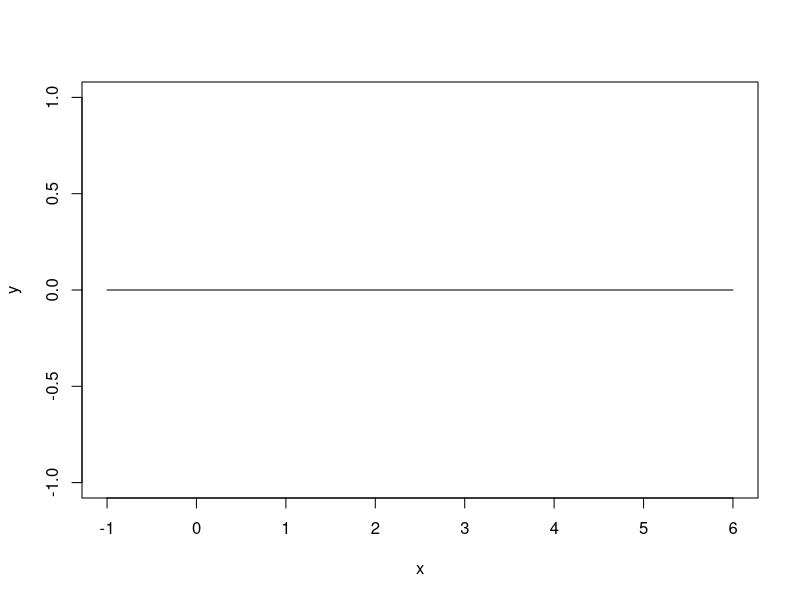
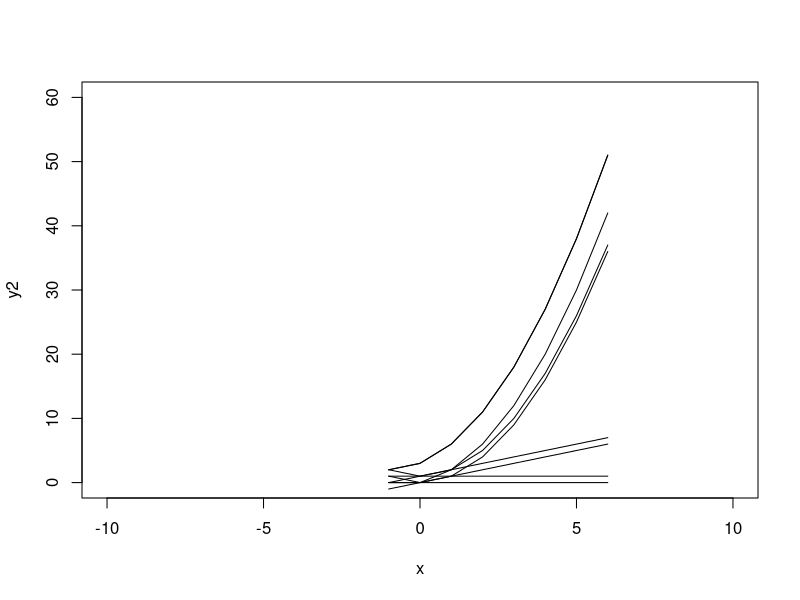

The R source for these figures, in order:
## ---- chunk 1

## ---- chunk 2

quad <- function(x,a=0,b=0,c=0) {
  return(a*x^2+b*x+c)
} 

x <- c(-1:6)

quad(x)
#results in all zeros

y <- quad(x)

plot(x,y,"l")
#results in a line

y2 <- quad(x,1,2,3)

plot(x, y2, xlim=c(-10,10), ylim=c(0,60), "l")
lines(x,y)
lines(x,y2) 
#fixed axis and plotted curve and line 

y3 <- quad(x,0,0,1)
y4 <- quad(x,0,1,1)
y5 <- quad(x,1,1,0)
y6 <- quad(x,1,0,1)
y7 <- quad(x,1,0,0)
y8 <- quad(x,0,1,0)
#these are the six possible cases

lines(x,y3)
lines(x,y4)
lines(x,y5)
lines(x,y6)
lines(x,y7)
lines(x,y8)
#the six cases graphed

#This homework taught me how to plot and graph functions. Also, this explains how to create a dynamic document using R Markdown.  
